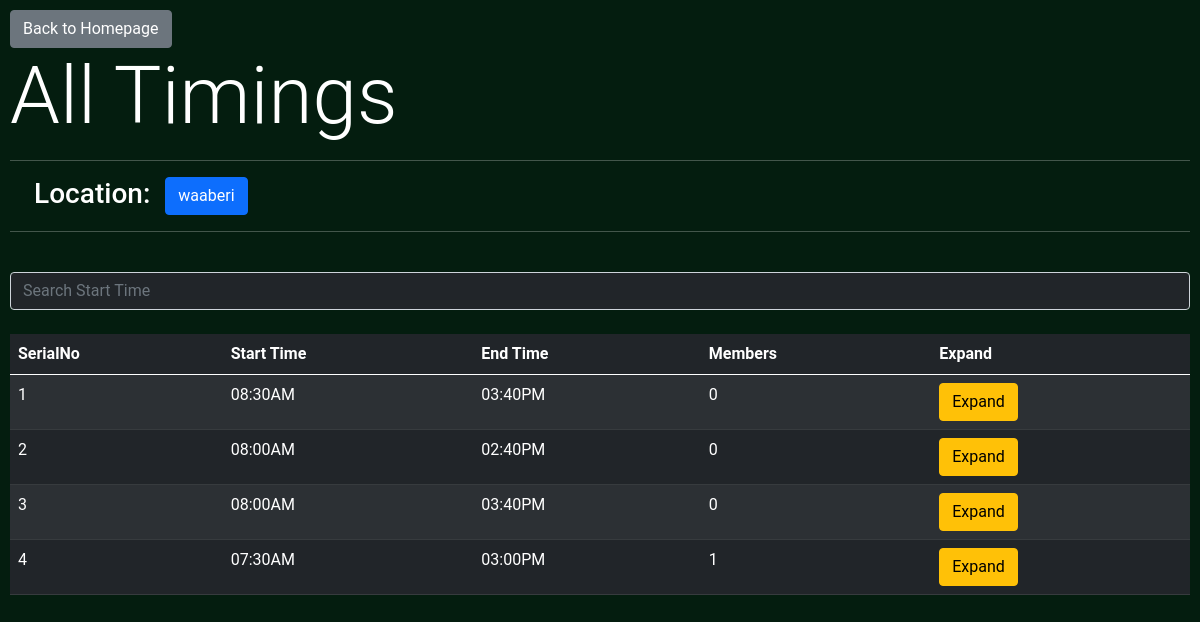
The app's page /admin/viewdata/timings/3 (signed in) with its own data.
### BusManager/models.py (models this page shows, shortened)
class LocationModel(db.Model):
	id = db.Column(db.Integer, primary_key=True)
	location_name = db.Column(db.String)

class TimingModel(db.Model):
	id = db.Column(db.Integer, primary_key=True)
	start = db.Column(db.String) #08:30AM
	end = db.Column(db.String) #03:40PM

### BusManager/admin/routes.py (the view)
@admin.route('/viewdata/timings/<tid>')
@login_required
def data_timings(tid):
	location = LocationModel.query.filter_by(id=tid).first()
	if(not location): return jsonify({'status':0, 'message':'No Such Location'})
	data = []
	all_timings = TimingModel.query.all()
	for T in all_timings:
		members = 0
		students = [x for x in T.students.all() if x.location[0] == location]
		members += len([*students]) #, *drivers])
		data.append({
			'id': T.id,
			'start': T.start,
			'end': T.end,
			'members': members,
		})
	return render_template('getdata/timings.html', timings=data, title='timings', location=location.location_name, tid=tid)

### BusManager/models.py (called while the page is built)
@login_manager.user_loader
def load_user(user_id):
    return AdminUser.query.get(int(user_id))

### BusManager/templates/getdata/timings.html (shortened to what this page needs)
{% extends 'bs_layout.html' %}
{% block content %}
<a class="btn btn-secondary" href="{{url_for('admin.admin_home')}}">Back to Homepage</a>
<h1 class='display-1'>All Timings</h1>
<hr>
<h3 class="px-4">Location: <span class="btn btn-primary">{{location}}</span></h3>
<hr><br>
<input type="text" id="searchbar" class="form-control text-light bg-dark" placeholder="Search Start Time" onkeyup="tableFilterer(1)"><br>
<table class="table table-striped table-dark" id="tbl">
  <thead>
    <tr>
    <th scope="col">SerialNo</th>
      <th scope="col">Start Time</th>
      <th scope="col">End Time</th>
	  <th scope="col">Members</th>
      <th scope="col">Expand</th>
    </tr>
  </thead>
  <tbody id='tbdy'>
    {% for e in timings %}
       <tr data-id="-1">
       <td>{{loop.index}}</td>
        <td>{{e['start']}}</td>
        <td>{{e['end']}}</td>
        <td>{{e['members']}}</td>
        <td><button class="btn btn-warning" onclick=Expand({{e['id']}})>Expand</button></td>
      </tr>
    {% endfor %}
  </tbody>
</table>
{% endblock content %}

### BusManager/static/main.css (style rules this page uses)
body { background-color: rgb(4, 29, 15); color: white; padding: 10px; font-family: 'Roboto', sans-serif; }

### records on screen
LocationModel: location_name "waaberi"
TimingModel: start "08:30AM", end "03:40PM", members "0"
TimingModel: start "08:00AM", end "02:40PM", members "0"
TimingModel: start "08:00AM", end "03:40PM", members "0"
TimingModel: start "07:30AM", end "03:00PM", members "1"
